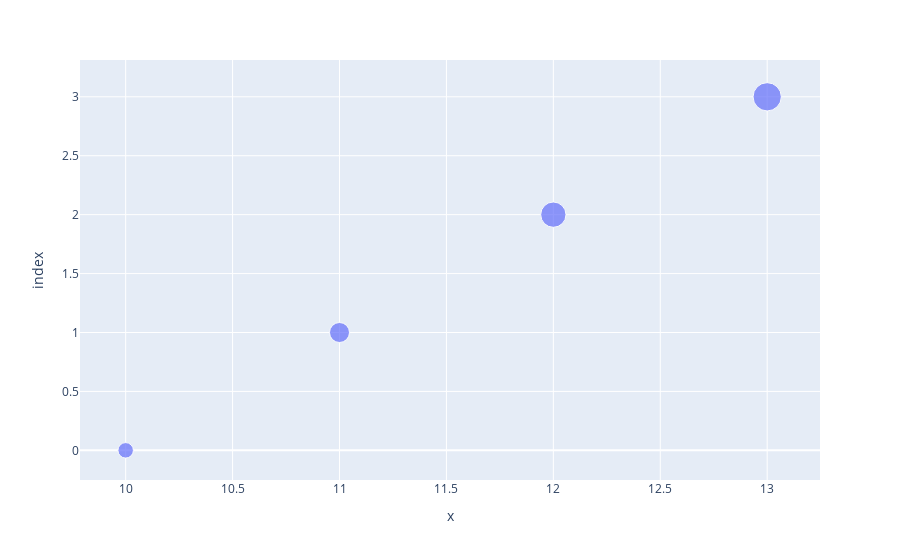

The cell this chart's notebook holds for it:
### Markdown cell above
- **Bubble Chart**:

  Extend scatter plots by adding a third dimension with the size of markers.

### Code cell
# Data for Bubble Chart
x=[1, 2, 3, 4]
y=[10, 11, 12, 13]

#Bubble Chart
fig = px.scatter(x, y, size=[30, 50, 80, 100])
fig.show()

### Figure 1 — Plotly figure (JSON) as saved in the notebook; plotly's stock layout.template omitted (floating-point values rounded to 4 significant figures)
{"data": [{"hovertemplate": "x=%{x}<br>index=%{y}<br>size=%{marker.size}<extra></extra>", "legendgroup": "", "marker": {"color": "#636efa", "size": [30, 50, 80, 100], "sizemode": "area", "sizeref": 0.25, "symbol": "circle"}, "mode": "markers", "name": "", "orientation": "h", "showlegend": false, "type": "scatter", "x": [10, 11, 12, 13], "xaxis": "x", "y": [0, 1, 2, 3], "yaxis": "y"}], "layout": {"legend": {"itemsizing": "constant", "tracegroupgap": 0}, "margin": {"t": 60}, "xaxis": {"anchor": "y", "domain": [0, 1], "title": {"text": "x"}}, "yaxis": {"anchor": "x", "domain": [0, 1], "title": {"text": "index"}}}}
